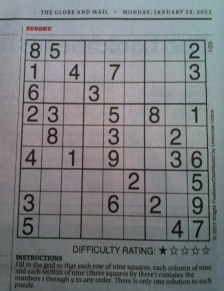
#> input picture img/sudoku.jpg, 224 x 291 px
$ python edge_differential.py
#> lines starting #> are read from the running program, lines starting #| are printed output that depends on the picture
import cv2
import numpy as np

img = cv2.imread('../img/sudoku.jpg')
#> img is the input picture: shape (291, 224, 3); mean B, G, R 127.4, 124.5, 122.2

# 미분 커널 생성
gx_kernel = np.array([[-1, 1]])
gy_kernel = np.array([[-1], [1]])

# 필터 적용
edge_gx = cv2.filter2D(img, -1, gx_kernel)
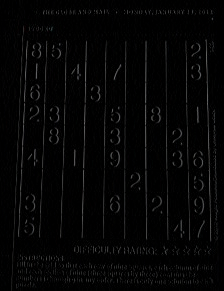
#> edge_gx: shape (291, 224, 3); mean B, G, R 5, 5, 4.9
edge_gy = cv2.filter2D(img, -1, gy_kernel)
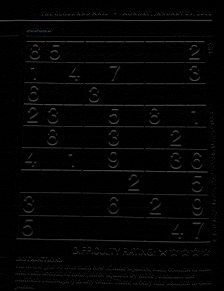
#> edge_gy: shape (291, 224, 3); mean B, G, R 4.5, 4.4, 4.4

# 결과 출력
merged = np.hstack((img, edge_gx, edge_gy))
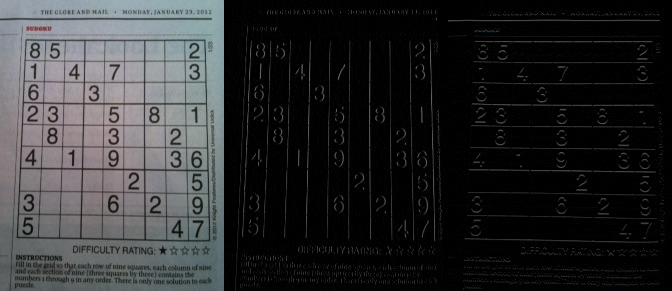
#> merged: shape (291, 672, 3); mean B, G, R 45.6, 44.6, 43.9
cv2.imshow('edge', merged)
cv2.waitKey(0)
cv2.destroyAllWindows()

$ run again, with img/paper.jpg copied over img/sudoku.jpg
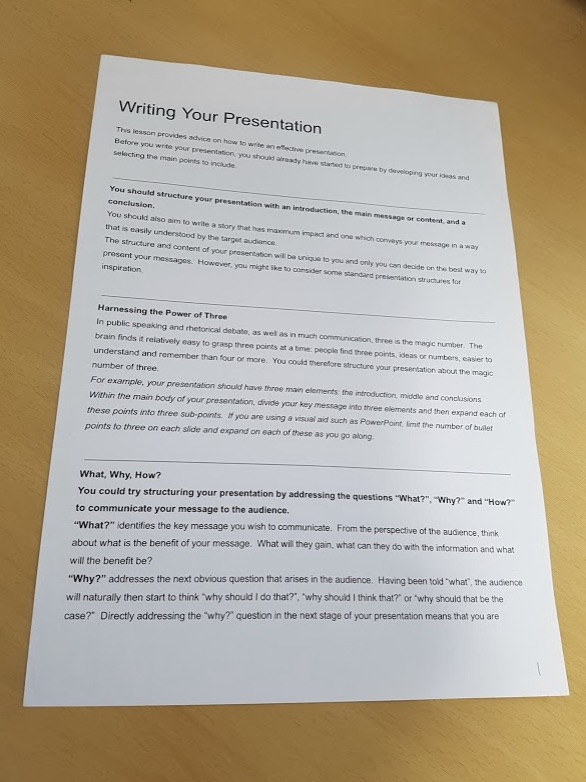
#> input picture img/paper.jpg, 586 x 782 px
#> img is the input picture: shape (782, 586, 3); mean B, G, R 152.7, 169.1, 178.7
#> `edge_gy = cv2.filter2D(img, -1, gy_kernel)`:
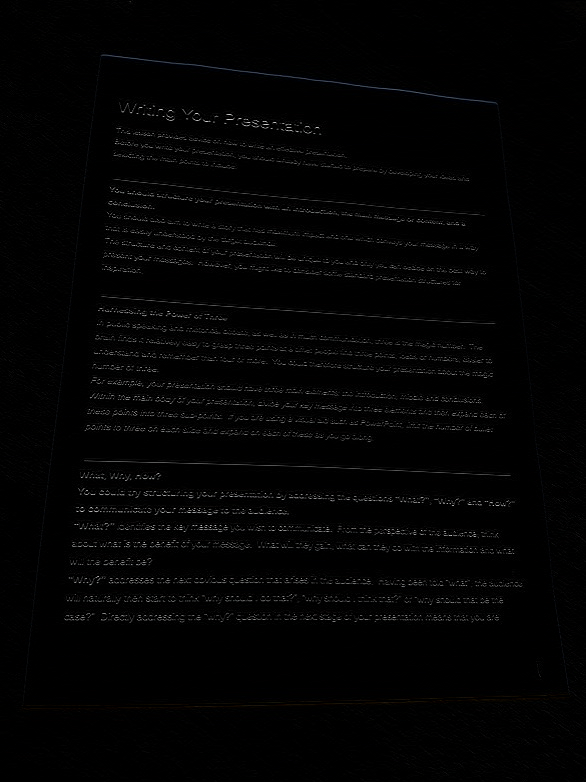
#> edge_gy: shape (782, 586, 3); mean B, G, R 3.2, 3.2, 3.2
#> `merged = np.hstack((img, edge_gx, edge_gy))`:
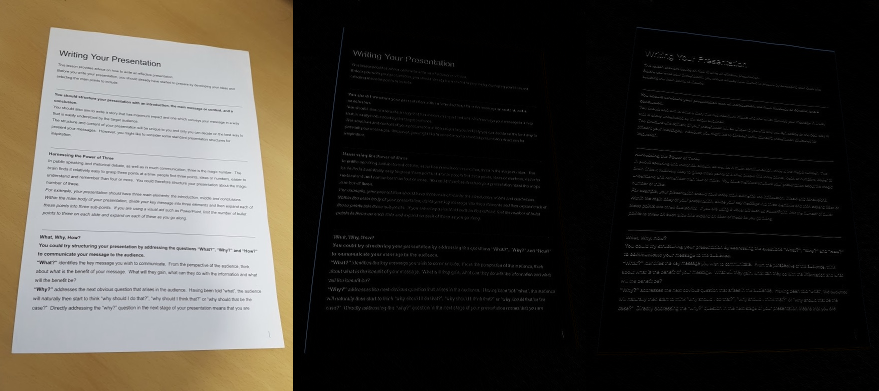
#> merged: shape (782, 1758, 3) (shown at 1/2 size); mean B, G, R 52.9, 58.4, 61.6
